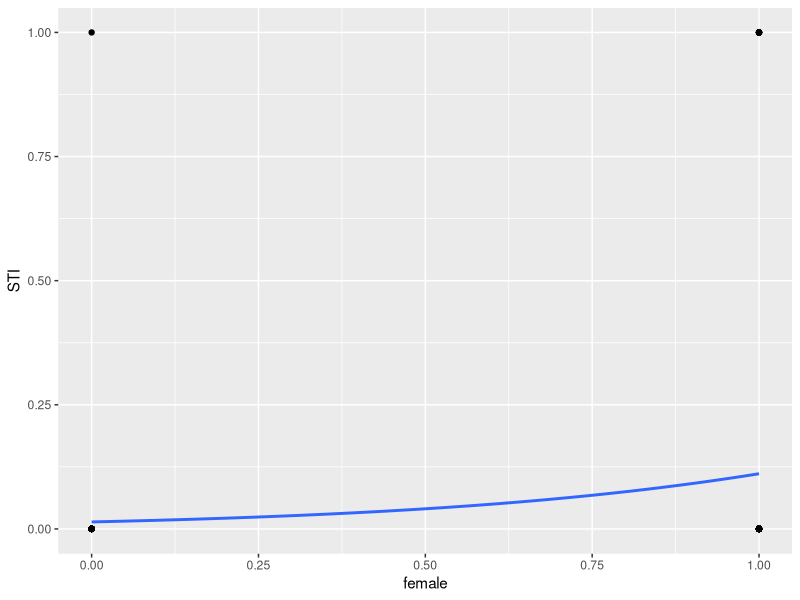
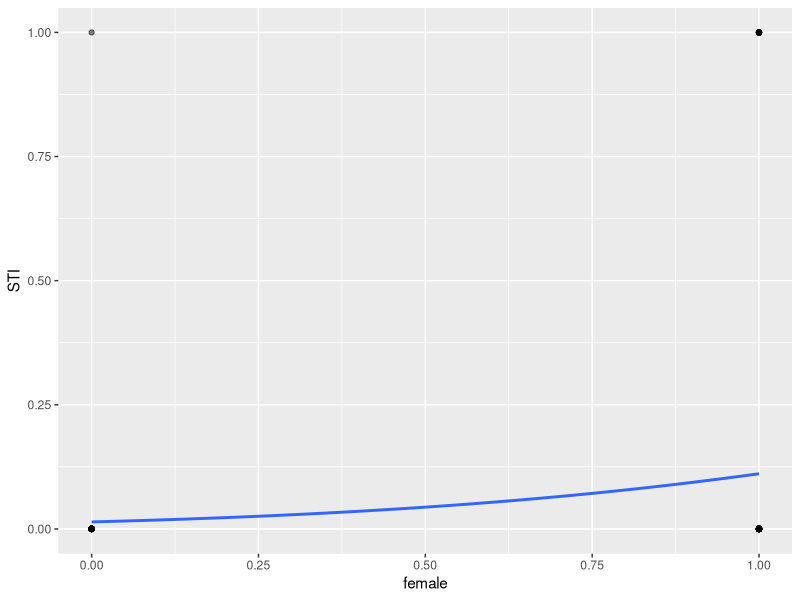

These charts were generated, in order, by the following R code:
## ---- chunk 1
knitr::opts_chunk$set(echo = TRUE)
## ---- chunk 2
#Load packages
library(tidyverse)
library(lmtest)

# Load the data
data <- read_csv("default.csv", show_col_types = FALSE) 

# Rename columns to more clearly reflect the variables
colnames(data) <- c("ID", "Sex", "BD_M", "BD_Y", "Sample_Type", "Race", "Condom", "Other", "HIV", "STI", "K_preg", "K_STI")

head(data)

# Create dummy variables for demographics 
data$female <- ifelse(data$Sex == 2, 1, 0)
data$Black <- ifelse(data$Race == 2, 1, 0)
data$Hispanic <- ifelse(data$Race == 1, 1, 0)

# Remove respondents that skipped the question about condom use at time of last sexual intercourse and about if they have ever been diagnosed with an STI
data <- data[data$Condom != -4 & data$Condom != -5, ] 
data <- data[data$STI != -4 & data$STI != -5, ] 

# Create dummy variable for use of modern birth control method at time of last sexual intercourse 
data$bc <- ifelse(data$Condom == 1 | data$Other == 2 | data$Other == 4 | data$Other == 7 | data$Other == 11 | data$Other == 6 | data$Other == 8 | data$Other == 10, 1, 0)
## ---- chunk 3
data$HIV[data$HIV < 0] <- 0
data$HIV <- as.numeric(data$HIV)
sum(data$HIV)
## ---- chunk 4
prop.table(table(data$Condom))
## ---- chunk 5
prop.table(table(data$bc))
## ---- chunk 6
# Is there an association between sex and reporting ever being diagnosed with a STI?
data$STI <- factor(data$STI,
                   levels = c(0, 1),
                   labels = c("No STI", "Yes STI"))

data$Sex <- factor(data$Sex,
                   levels = c(1, 2),
                   labels = c("Male", "Female"))
table(data$STI, data$Sex)
fisher.test(data$STI, data$Sex)
## ---- chunk 7
# Is there an association between use of Condom during last sexual intercourse and reporting a STI?
data$Condom <- factor(data$Condom,
                      levels = c(0, 1),
                      labels = c("No Condom", "Yes Condom"))

table(data$Condom, data$STI)
fisher.test(data$Condom, data$STI)
## ---- chunk 8
# Logit model
data$STI <- as.numeric(data$STI)
data$STI <- ifelse(data$STI == 2, 1, 0)

m1 <- glm(STI ~ female + Black + Hispanic,  family = binomial(link = "logit"), data = data)
summary(m1)

ggplot(data, aes(x=female, y=STI)) + 
  geom_point() +
  stat_smooth(method="glm", se=FALSE, method.args = list(family=binomial(link = "logit")))
## ---- chunk 9
# Probit model

m2 <- glm(STI ~ female + Black + Hispanic,  family = binomial(link = "probit"), data = data)
summary(m2)

ggplot(data, aes(x=female, y=STI)) + 
  geom_point(alpha=.5) +
  stat_smooth(method="glm", se=FALSE, method.args = list(family=binomial(link = "probit")))
## ---- chunk 10
# Likelihood Ratio Test
lrtest(m1,m2)
